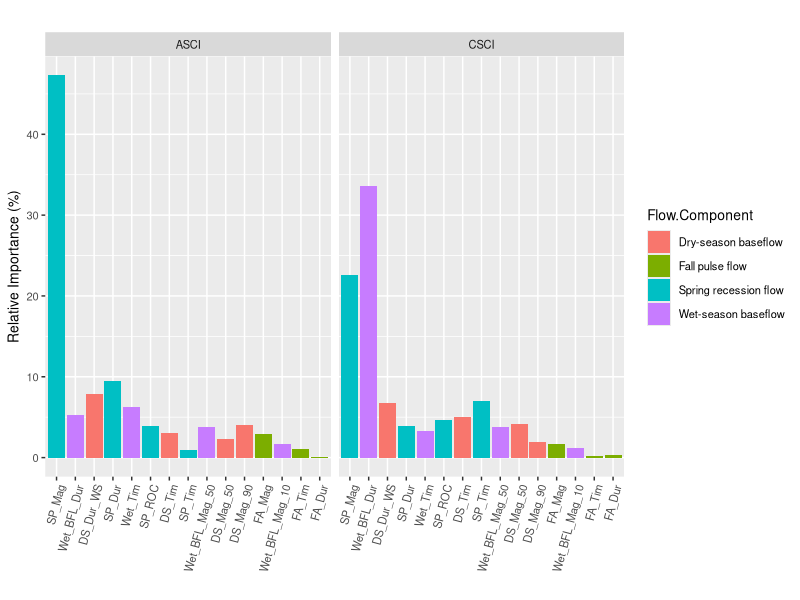
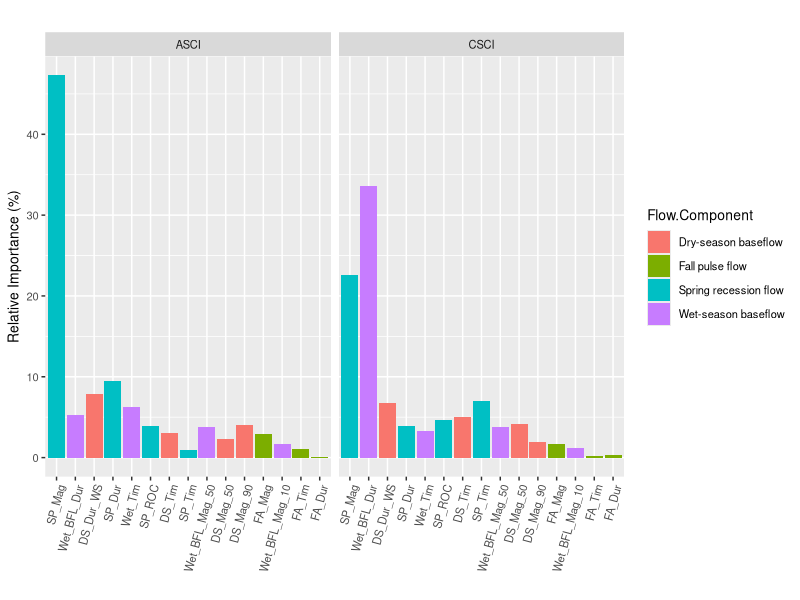

Write R code to recreate these figures, in order. (Note: this script raises an error after producing the figures.)
### brt figure

library(tidyverse)

out.dir <- "figures/"
### CSCI 
gbm_fin_RI_csci <- read.csv("models/05_rel_imp_csci_labels.csv")
gbm_fin_RI_asci <- read.csv("models/05_rel_imp_asci_labels.csv")

gbm_fin_RI_csci <- gbm_fin_RI_csci %>%
  mutate(Index = "CSCI")

gbm_fin_RI_asci <- gbm_fin_RI_asci %>%
  mutate(Index = "ASCI")

gbm_fin_RI <- rbind(gbm_fin_RI_csci, gbm_fin_RI_asci)

gbm_fin_RI


c1 <- ggplot(data=gbm_fin_RI, aes(x=reorder(var,-rel.inf), y=rel.inf, fill = Flow.Component)) +
  geom_bar(stat="identity") +
  theme(text = element_text(size=10), axis.text.x = element_text(angle = 75, vjust = 1, hjust=1))+
  # scale_x_continuous(limits = c(0, 35)) +
  facet_wrap(~Index) +
  labs(title = "",
       x = "",
       y = "Relative Importance (%)") #+ theme_bw(base_size = 15)
c1

out.filename <- paste0(out.dir,"06_rel_imp_csci_asci_bar_plot_n1.jpg")
ggsave(c1, file = out.filename, dpi=300, height=4, width=6)


asci_RI <- gbm_fin_RI_asci %>%
  rename(ASCI = rel.inf) %>%
  select(var, ASCI)

csci_RI <- gbm_fin_RI_csci %>%
  rename(CSCI = rel.inf) %>%
  select(-X)

all_rf <- merge(asci_RI, csci_RI, by = "var")
head(all_rf)

all_rf <- all_rf %>%
  select(var, Flow.Metric.Name, Flow.Component, CSCI, ASCI)

write.csv(all_rf, "output_data/06_relative_imp_table.csv")






